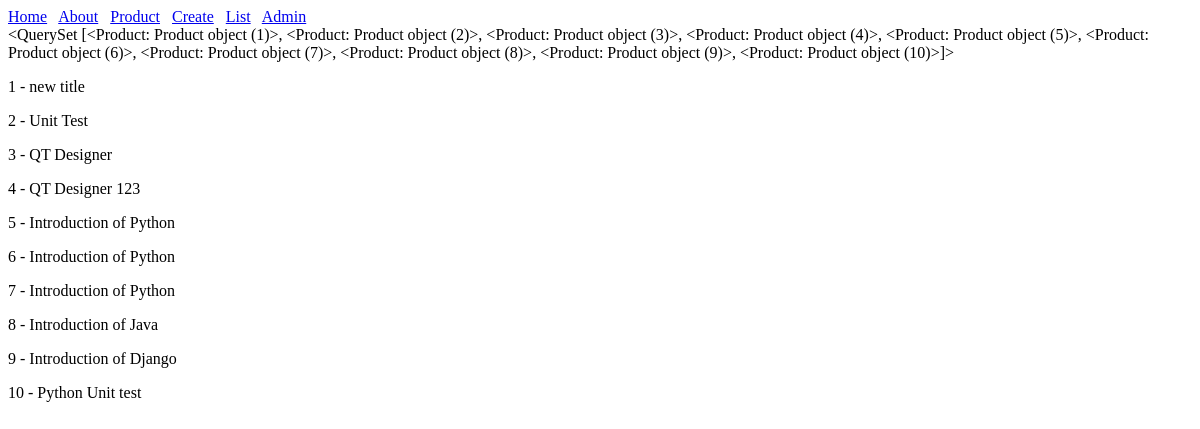
The page /list/ on the database as committed earlier.
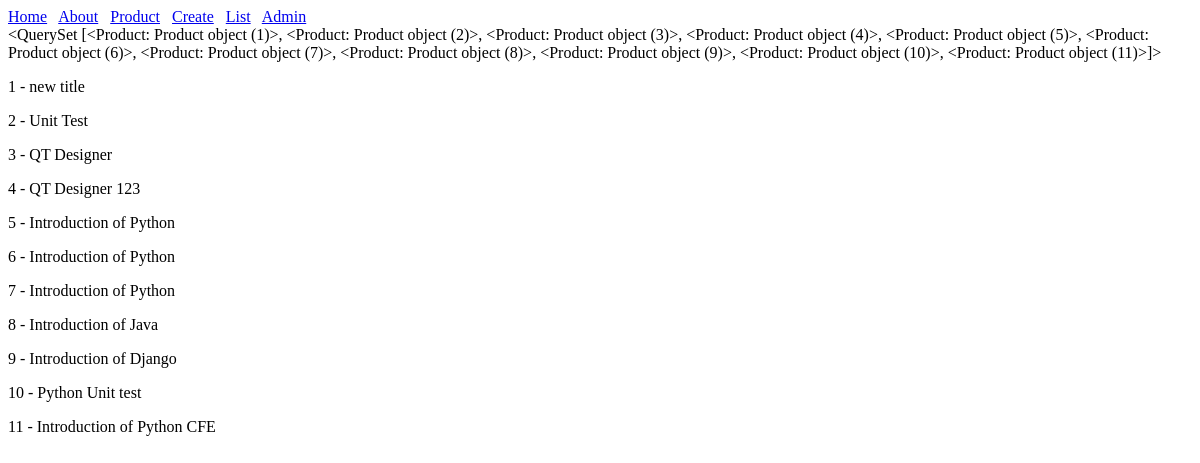
The same page on the database as committed later.
### products/models.py (models this page shows)
class Product(models.Model):
    title = models.CharField(max_length=100)
    description = models.TextField(null=True)
    price = models.DecimalField(max_digits=10, decimal_places=2)

### products/views.py (the view)
# urls.py: path('list/', product_list_view),
def product_list_view(request):
    queryset =  Product.objects.all()
    context = {
        "object_list":queryset
    }
    return render(request, "products/product_list.html", context)

### products/templates/products/product_list.html
{% extends 'base.html' %}
{% block content %}
{{object_list}}
{% for prod in object_list %}
    <p>{{prod.id}} - {{prod.title}}</p>
{% endfor %}
{% endblock %}

Rows that differ between the two databases and show on the page:
computed for Product "new title": id "…(9)>, <Product: Product object (10)>]>" → "…(9)>, <Product: Product object (10)>, <Product: Product object (11)>]>"
added Product: id "11", title "Introduction of Python CFE"
